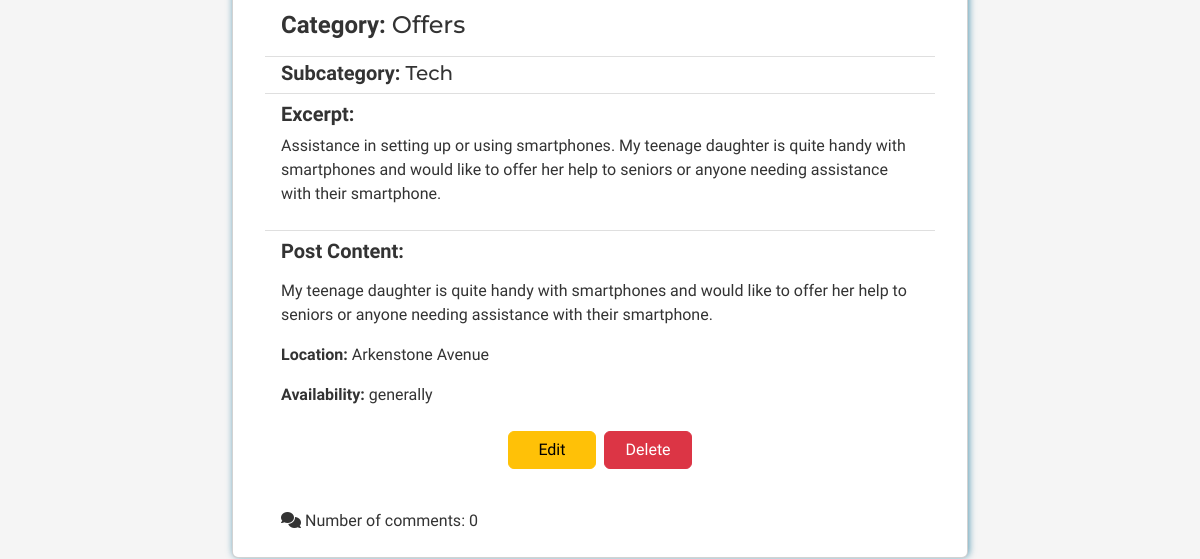
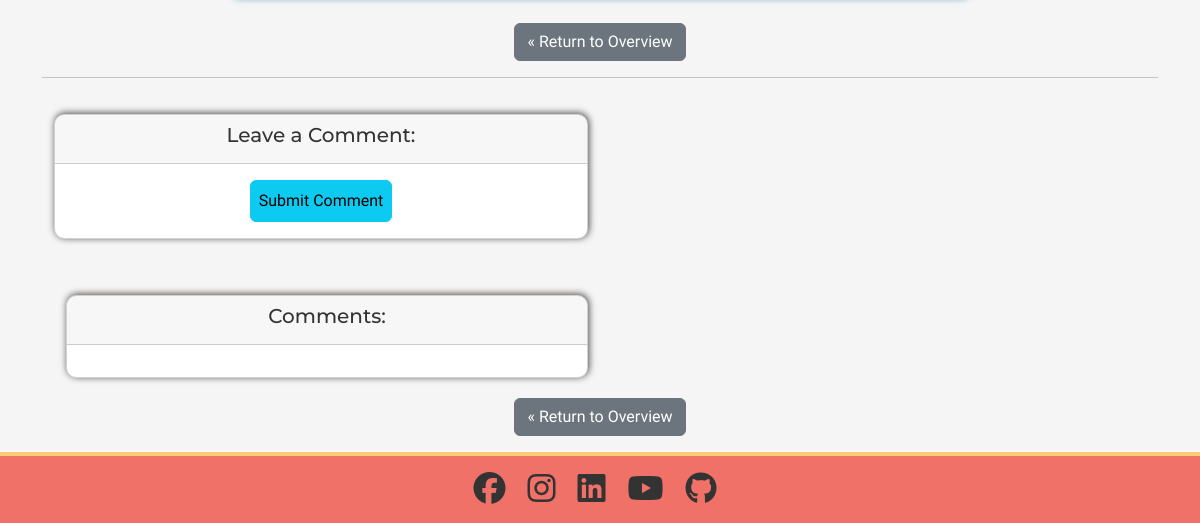
Before: /board/post/smartphone-assistance-for-seniors/ (signed in, lower part) with the older database file (2 pictures, top to bottom).
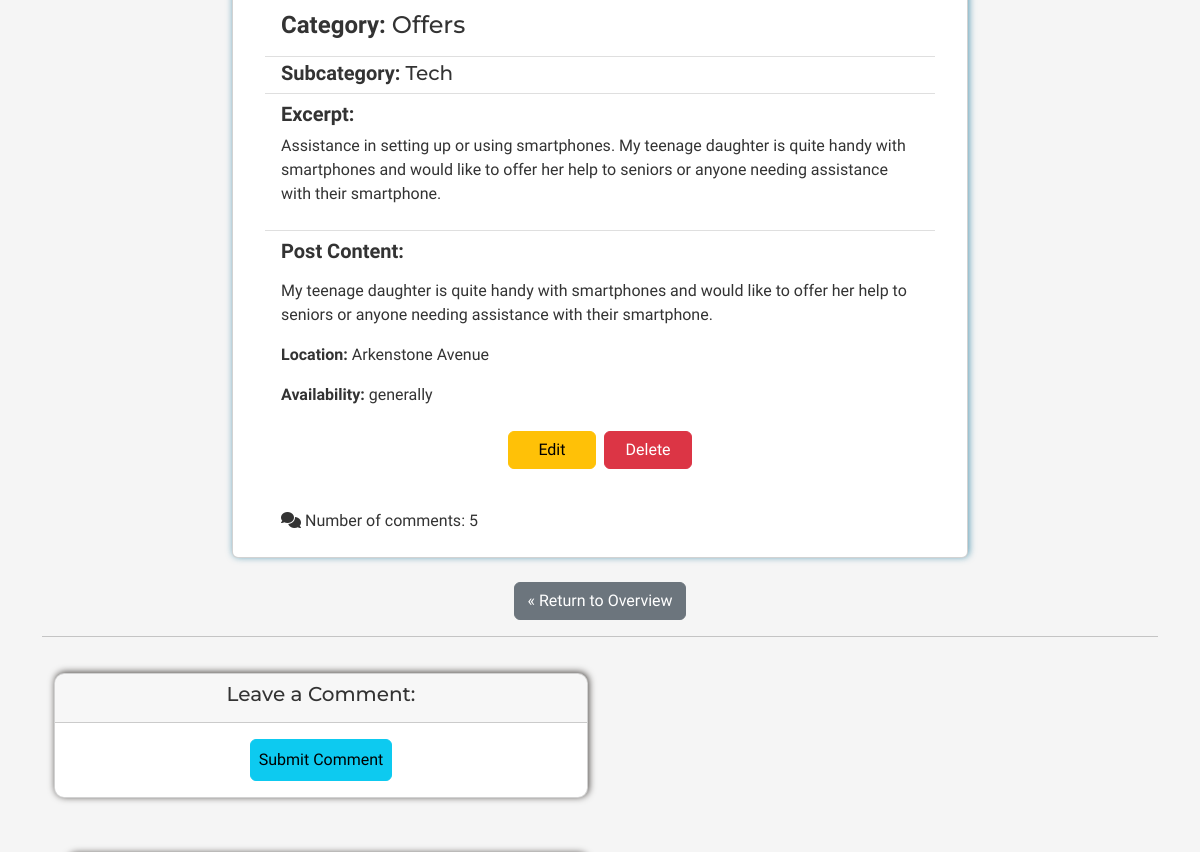
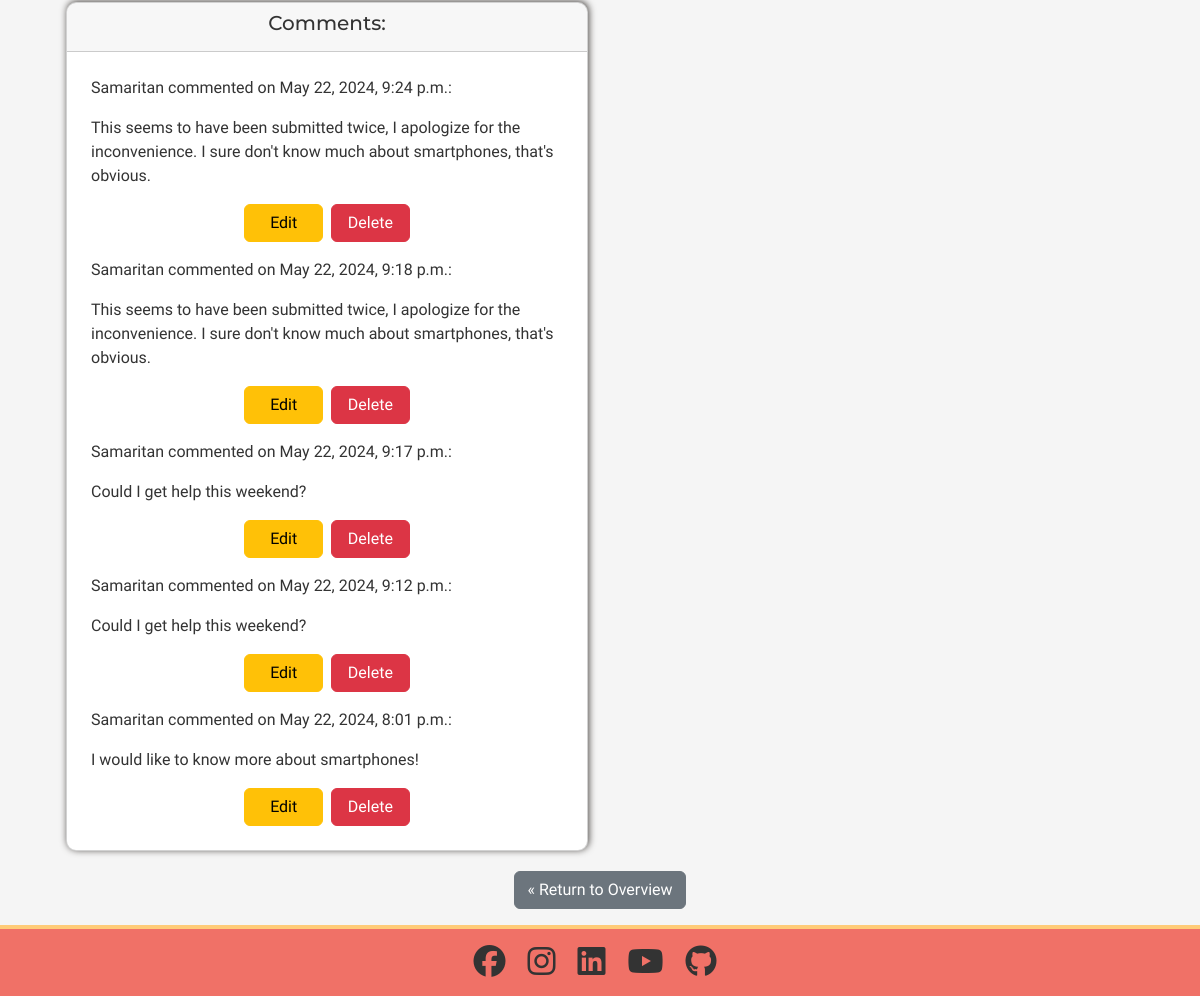
After: the same page with the newer database file (2 pictures, top to bottom).
### board/models.py (models this page shows, shortened)
class Comment(models.Model):
    post = models.ForeignKey(Post, related_name="comments", on_delete=models.CASCADE)
    author = models.ForeignKey(User, related_name="commenter", on_delete=models.CASCADE)
    body = models.TextField()
    published_date = models.DateTimeField(auto_now=True)
    edited_date = models.DateTimeField(auto_now=True)
    likes = models.ManyToManyField(User, blank=True, related_name="liked_comment")
    class Meta:
        ordering = ["published_date"]

### board/views.py (the view, shortened to what this page needs)
# urls.py: path("post/<slug:slug>/", PostDetail.as_view(), name="post_detail"),
class PostDetail(DetailView):
    queryset = Post.objects.filter(status=1)
    template_name = "board/post_detail.html"
    model = Post
    context_object_name = "post"
    def get_context_data(self, **kwargs):
        context = super().get_context_data(**kwargs)
        post = self.get_object()
        comments = post.comments.all().order_by("-published_date")
        comment_count = post.comments.count()
        context['comments'] = comments
        context['comment_count'] = comment_count
        return context

### board/models.py (called while the page is built)
    def __str__(self):
        return (
            self.get_location_display()
        )  # get_location_display returns "human-readable" value

    def __str__(self):
        return (
            self.get_category_display()
        )  # get_category_display returns "human-readable" value

    def __str__(self):
        return (
            self.get_subcategory_display()
        )  # get_subcategory_display returns "human-readable" value

### board/templates/board/post_detail.html (shortened to what the changed rows need)
{% extends 'base.html' %}
{% load static %}
{% load i18n %}
{% load crispy_forms_tags %}
{% block content %}
<div class="container">
    <div class="row">
        <div class="col-md-8 offset-md-2">
            <div class="card mb-4 mt-3 box">
                <div class="card-body d-flex flex-column justify-content-center align-items-center m-3">
                    <article class="card-text">
                        <ul class="list-group list-group-flush">
                            <li class="list-group-item">
                                <h2 class="card-title"><strong>Category: </strong>{{ post.category }}</h2>
                            </li>
                        </ul>
                    </article>
                </div>
                <div class="d-block p-2 comment-count">
                    <p>
                        <strong">
                            <i class="fa-solid fa-comments"></i> Number of comments: {{ comment_count }}</strong>
                    </p>
                </div>
            </div>
        </div>
    </div>
    <div class="container d-flex flex-column">
        <div class="container mt-3">
            <div class="row">
                <div class="col-md-6">
                    <div class="card form">
                        <div class="card-body">
                            {% for comment in comments %}
                            <div class="p-2">
                                <p class="font-weight-bold">
                                    {{ comment.author }} <span class="font-weight-normal">commented on
                                        {{ comment.published_date }}</span>:
                                </p>
                                <div>
                                    {{ comment.body | linebreaks }}
                                </div>
                                {% if request.user == comment.author %}
                                <div class="d-flex justify-content-center gap-2">
                                    <a href="#" class="btn btn-warning col-xs-4 col-md-2">Edit</a>
                                    <a href="#" class="btn btn-danger col-xs-4 col-md-2">Delete</a>
                                </div>
                                {% endif %}
                            </div>
                            {% endfor %}
                        </div>
                    </div>
                </div>
            </div>
        </div>
    </div>
</div>
{% endblock %}

Changed rows visible on the page:
added Comment: author "Samaritan", published_date "May 22, 2024, 9:24 p.m.", body "This seems to have been submitted twice, I apologize for the inconvenience. I sure don't know much about smartphones, that's obvious.", shows "Edit"
added Comment: author "Samaritan", published_date "May 22, 2024, 9:18 p.m.", body "This seems to have been submitted twice, I apologize for the inconvenience. I sure don't know much about smartphones, that's obvious.", shows "Edit"
added Comment: author "Samaritan", published_date "May 22, 2024, 9:17 p.m.", body "Could I get help this weekend?", shows "Edit"
added Comment: author "Samaritan", published_date "May 22, 2024, 9:12 p.m.", body "Could I get help this weekend?", shows "Edit"
added Comment: author "Samaritan", published_date "May 22, 2024, 8:01 p.m.", body "I would like to know more about smartphones!", shows "Edit"
Other visible differences:
{{ comment_count }}: "0" → "5"
